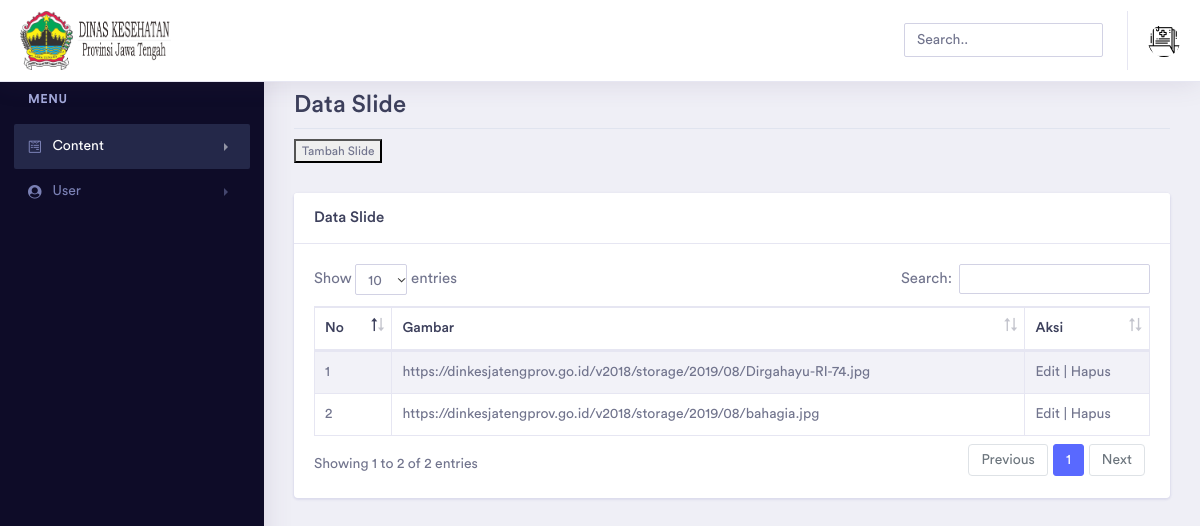
Page /login/admin/slider/list-slide.php on the committed database.
### tables this page shows
CREATE TABLE `slider` (
  `kd_slider` int(5) NOT NULL,
  `slide_img` text
);

### login/admin/slider/list-slide.php (the view, shortened to what this page needs)
<!doctype html>
<html lang="en">
<head>
    <link rel="stylesheet" href="../assets/vendor/bootstrap/css/bootstrap.min.css">
    <link href="../assets/vendor/fonts/circular-std/style.css" rel="stylesheet">
    <link rel="stylesheet" href="../assets/libs/css/style.css">
    <link rel="stylesheet" href="../assets/vendor/fonts/fontawesome/css/fontawesome-all.css">
    <link rel="stylesheet" type="text/css" href="../assets/vendor/datatables/css/dataTables.bootstrap4.css">
    <link rel="stylesheet" type="text/css" href="../assets/vendor/datatables/css/buttons.bootstrap4.css">
    <link rel="stylesheet" type="text/css" href="../assets/vendor/datatables/css/select.bootstrap4.css">
    <link rel="stylesheet" type="text/css" href="../assets/vendor/datatables/css/fixedHeader.bootstrap4.css">
</head>
<body>
<div class="dashboard-main-wrapper">
    <div class="dashboard-header">
        <nav class="navbar navbar-expand-lg bg-white fixed-top">
            <a class="navbar-brand" href="../index.php"><img src="../../../images/logo_dinkes.png" WIDTH="20%"></a>
            <div class="collapse navbar-collapse " id="navbarSupportedContent">
                <ul class="navbar-nav ml-auto navbar-right-top">
                    <li class="nav-item">
                        <div id="custom-search" class="top-search-bar">
                            <input class="form-control" type="text" placeholder="Search..">
                        </div>
                    </li>
                    <li class="nav-item dropdown nav-user">
                        <a class="nav-link nav-user-img" href="#" id="navbarDropdownMenuLink2" data-toggle="dropdown" aria-haspopup="true" aria-expanded="false"><img src="../../../images/folder.png" alt="" class="user-avatar-md rounded-circle"></a>
                    </li>
                </ul>
            </div>
        </nav>
    </div>
    <div class="nav-left-sidebar sidebar-dark">
        <div class="menu-list">
            <nav class="navbar navbar-expand-lg navbar-light">
                <div class="collapse navbar-collapse" id="navbarNav">
                    <ul class="navbar-nav flex-column">
                        <li class="nav-divider">
                            Menu
                        </li>
                        <li class="nav-item ">
                            <a class="nav-link active" href="#" data-toggle="collapse" aria-expanded="false" data-target="#submenu-1" aria-controls="submenu-1"><i class="fab fa-fw fa-wpforms"></i>Content <span class="badge badge-success">6</span></a>
                        </li>
                        <li class="nav-item">
                            <a class="nav-link" href="#" data-toggle="collapse" aria-expanded="false" data-target="#submenu-3" aria-controls="submenu-3"><i class="fa fa-fw fa-user-circle"></i>User</a>
                        </li>
                    </ul>
                </div>
            </nav>
        </div>
    </div>
    <div class="dashboard-wrapper">
        <div class="container-fluid  dashboard-content">
            <div class="row">
                <div class="col-xl-12 col-lg-12 col-md-12 col-sm-12 col-12">
                    <div class="page-header">
                        <h2 class="pageheader-title">Data Slide</h2>
                        <div class="page-breadcrumb">
                            <nav aria-label="breadcrumb">
                                <ol class="breadcrumb">
                                    <button><a href="form-tambah-slide.php">Tambah Slide</a></button>
                                </ol>
                            </nav>
                        </div>
                    </div>
                </div>
            </div>
            <div class="row">
                <div class="col-xl-12 col-lg-12 col-md-12 col-sm-12 col-12">
                    <div class="card">
                        <h5 class="card-header">Data Slide</h5>
                        <div class="card-body">
                            <div class="table-responsive">
                                <table class="table table-striped table-bordered first">
                                    <thead>
                                    <tr>
                                        <th>No</th>
                                        <th>Gambar</th>
                                        <th>Aksi</th>
                                    </tr>
                                    </thead>
                                    <tbody>
                                    <?php
                                    include("../../../config.php");
                                    $no=1;
                                    $sql = "SELECT * FROM  slider";
                                    $query = mysqli_query($db, $sql);
                                    while($slide = mysqli_fetch_array($query)){
                                        echo "<tr>";
                                        echo "<td>".$no++."</td>";
                                        echo "<td>".$slide['slide_img']."</td>";
                                        echo "<td>";
                                        echo "<a href='form-edit-slide.php?kd_slider=".$slide['kd_slider']."'>Edit</a> | ";
                                        echo "<a href='hapus.php?kd_slider=".$slide['kd_slider']."'>Hapus</a>";
                                        echo "</td>";
                                        echo "</tr>";
                                    }
                                    ?>
                                    </tbody>
                                </table>
                            </div>
                        </div>
                    </div>
                </div>
            </div>
            </div>
    </div>
</div>
</body>
</html>

### rows in the picture
slider: slide_img "https://dinkesjatengprov.go.id/v2018/storage/2019/08/Dirgahayu-RI-74.jpg"
slider: slide_img "https://dinkesjatengprov.go.id/v2018/storage/2019/08/bahagia.jpg"
